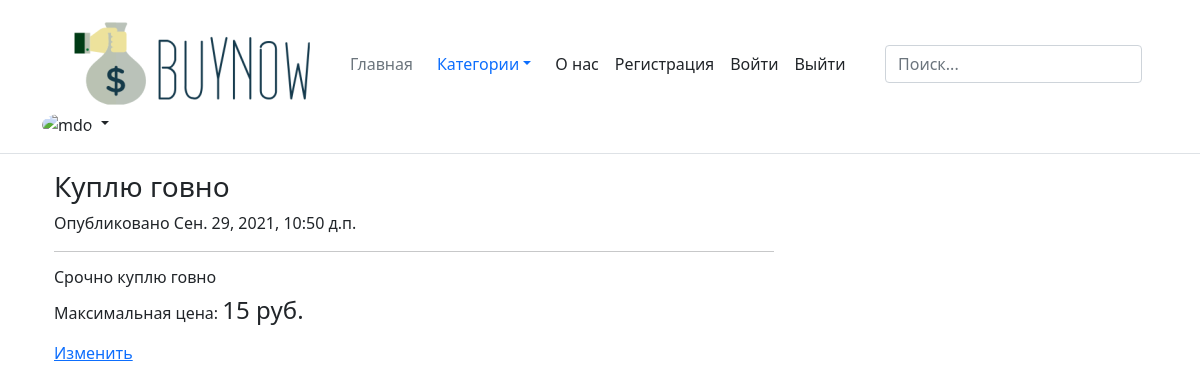
Page /Другое/3/ on the earlier database version.
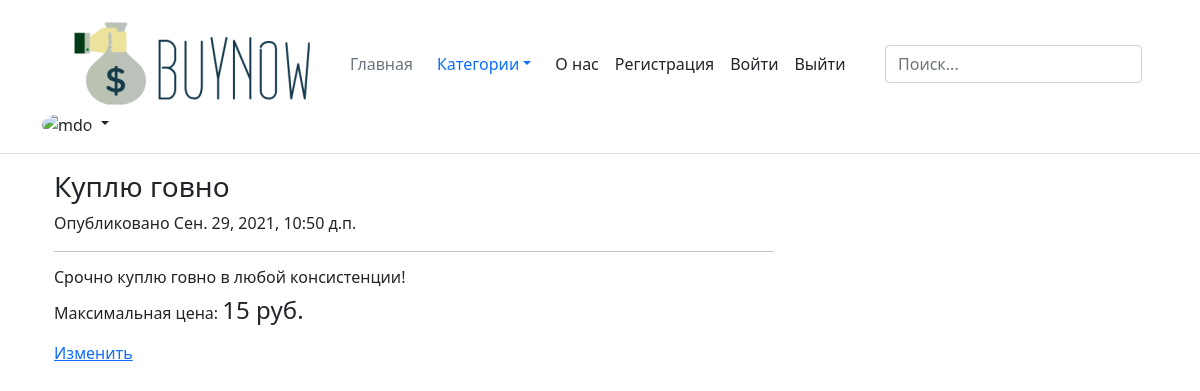
Same page on the later database version.
### category_other/models.py (models this page shows)
class Other_Ad(Ad):
    category = 'Другое'
    class Meta:
        verbose_name = 'Другое'
        verbose_name_plural = 'Другое'

### ad/general_services.py (called while the page is built)
def _get_one_ad_from_database_by_id(Model_object, ad_id):
    ad = Model_object.objects.get(id=ad_id)
    return {'ad': ad}

def show_ad_of_category(request, Model_object, ad_id, template):
    context = _get_one_ad_from_database_by_id(Model_object, ad_id)
    return render(request, template, context)

### category_other/views.py (called while the page is built)
def show_other_ad(request, category_other_id):
    return show_ad_of_category(request, Other_Ad, category_other_id, 'category_other/show_other.html')

### category_other/templates/category_other/show_other.html (shortened to what this page needs)
{% extends 'ad/base.html' %}
{% load humanize %}
{% block content %}
<div class="container">
    <div class="row">
        <div class="col-lg-8">
            <h3>{{ ad.title }}</h3>
            <p>Опубликовано {{ ad.date }}</p>
            <hr>
            <h6>{{ ad.text }}</h6>
            <div>
                <p style="display: inline-block;">Максимальная цена:</p>
                <h4 style="display: inline-block; ">{{ ad.max_price | intcomma }} руб.</h4>
            </div>
            <div>
                <a href="{% url 'edit_other_ad' ad.id %}">Изменить</a>
            </div>
        </div>
    </div>
</div>
{% endblock %}

Differences in the rows shown:
changed Other_Ad "Куплю говно": text "Срочно куплю говно" → "Срочно куплю говно в любой консистенции!"
